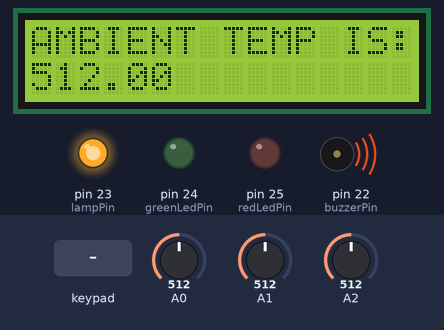
The sketch below on a simulated Arduino Mega 2560, built with avr-gcc and run on an emulated ATmega2560. Shown: 16×2 character LCD, output pins drawn as LEDs (lit = HIGH), buzzer (waves = sounding, pin HIGH). Inputs (shaded band) come from the test bench; at power-on: A0 = 512, A1 = 512, A2 = 512.

Above: at 1.2 s.
1.3 s: A0 set to 20
At 2.6 s:
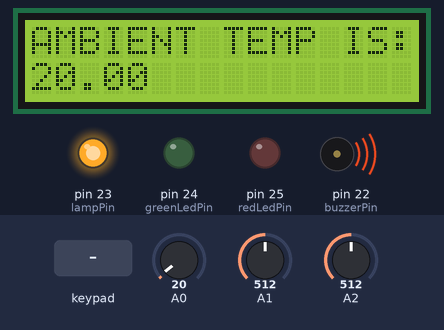
4.3 s: key '*' pressed
At 5.6 s:
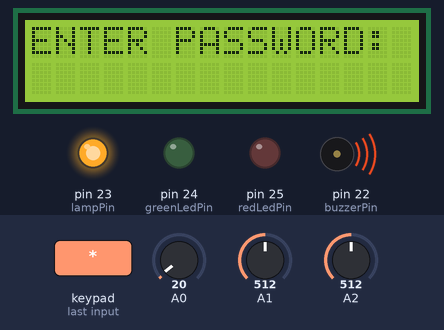
5.9 s: keypad keys 2 9 3 0 3 1 3 2 # pressed 0.449 s apart
At 6.13 s:
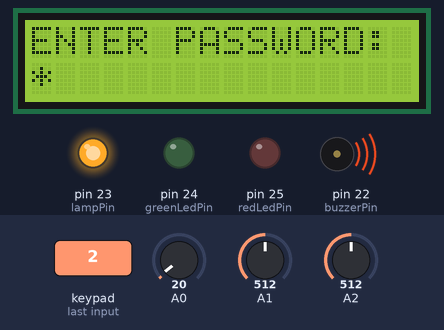
11.4 s: A0 set to 0
At 11.79 s:
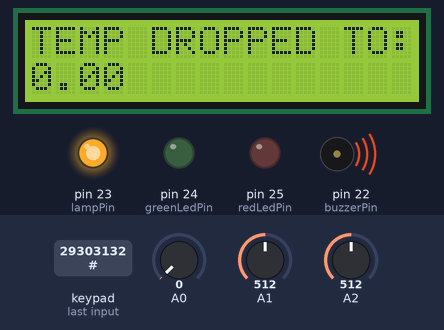
13.4 s: A1 set to 3
14.9 s: A1 set to 0
At 15.5 s:
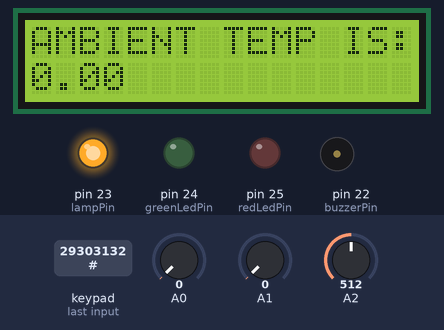
Timing chart, 0 to 17.5 s (numbered marks = the images above; inputs shaded):
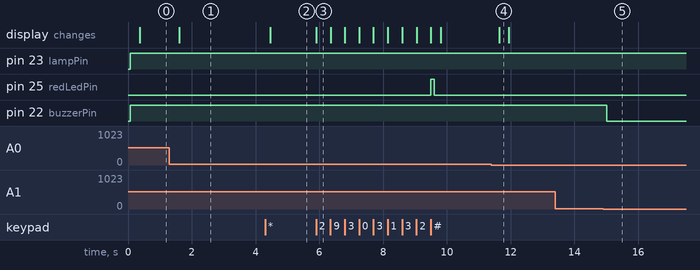

The sketch:

200202004_200202110.ino
```cpp
// Elif Naz Gürerman - Yiğit Erdinç
//         200202004 - 200202110

#include "LiquidCrystal.h"
#include <Keypad.h>

LiquidCrystal lcd(13, 12, 11, 10, 9, 8, 7);

float temperature = 0.0;
float flame = 0.0;
float motion = 0.0;

bool didDisplayTemperatureChangeInfo = false;

int buzzerPin = 22;
int lampPin = 23;
int greenLedPin = 24;
int redLedPin = 25;

const byte rowCount = 4;
const byte columnCount = 3;

byte rowPins[rowCount] = {29, 30, 31, 32};
byte columnPins[columnCount] = {28, 27, 26};

char keysOnKeypad[rowCount][columnCount] = {
    {'1','2','3'},
    {'4','5','6'},
    {'7','8','9'},
    {'*','0','#'}
};

char password[]= {'0','0','0','0'};


char pressedKey;

short i = 0;
short j = 0;

short timesValid = 0;

Keypad keypad = Keypad( makeKeymap(keysOnKeypad), rowPins, columnPins, rowCount, columnCount);

void setup() {
   lcd.begin(16, 2);
   setOutputPins();
}

void setOutputPins() {
   pinMode(22, OUTPUT);
   pinMode(23, OUTPUT);
   pinMode(24, OUTPUT);
   pinMode(25, OUTPUT);
}

void loop() {
  checkTemp();
  checkFlame();
  checkMotion();
  delay(100);
  checkKeypad();
  delay(200);
}

void checkTemp() {
  int analog_value = analogRead(A0);
  temperature = (analog_value);
  displayTemp();
}

void checkFlame() {
  int analog_value = analogRead(A1);
  flame = (analog_value);
  if (flame > 1) {
    digitalWrite(buzzerPin, HIGH);
  } else {
    digitalWrite(buzzerPin, LOW);
  }
}

void checkMotion() {
  int analog_value = analogRead(A2);
  motion = (analog_value);
  if (motion > 1) {
    digitalWrite(lampPin, HIGH);
  } else {
    digitalWrite(lampPin, LOW);
  }
}

void displayTemp() {
  lcd.clear();
  if (temperature < 20.0) {
    if (didDisplayTemperatureChangeInfo == true) {
      lcd.setCursor(0, 0);
      lcd.print("AMBIENT TEMP IS: ");
      lcd.setCursor(0, 1);
      lcd.print(temperature);
    } else {
      lcd.setCursor(0, 0);
      lcd.print("TEMP DROPPED TO: ");
      lcd.setCursor(0, 1);
      lcd.print(temperature);
      didDisplayTemperatureChangeInfo = true;
    }
  } else if (temperature > 30.0) {
    if (didDisplayTemperatureChangeInfo == true) {
      lcd.setCursor(0, 0);
      lcd.print("AMBIENT TEMP IS: ");
      lcd.setCursor(0, 1);
      lcd.print(temperature);
    } else {
      lcd.setCursor(0, 0);
      lcd.print("TEMP RAISED TO: ");
      lcd.setCursor(0, 1);
      lcd.print(temperature);
      didDisplayTemperatureChangeInfo = true;
    }
  } else {
    lcd.setCursor(0, 0);
    lcd.print("AMBIENT TEMP IS: ");
    lcd.setCursor(0, 1);
    lcd.print(temperature);
    didDisplayTemperatureChangeInfo = false;
  }
}

void checkKeypad() {
  pressedKey = NO_KEY;
  pressedKey = keypad.getKey();
  if(pressedKey == '*'){
    checkPassword();
  } else if(pressedKey == '#'){
    changePassword();
  }
}

void checkPassword() {
  i = 0, j = 0, timesValid = 0;
  lcd.clear();
  lcd.setCursor(0, 0);
  lcd.print("ENTER PASSWORD: ");
  while(pressedKey != '#'){
    pressedKey = keypad.getKey();
    if(pressedKey != NO_KEY && pressedKey != '#'){
      lcd.setCursor(j, 1);
      lcd.print("*");
      j++;
      if(pressedKey == password[i] && i < sizeof(password)){
        timesValid++;
        i++;
      } else {
        timesValid--;
      }
    }
  }
  pressedKey = NO_KEY;
  if(timesValid==sizeof(password)) {
    lcd.clear();
    lcd.setCursor(0, 0);
    lcd.print("PASS IS CORRECT");
    digitalWrite(greenLedPin, HIGH);
    delay(100);
    digitalWrite(greenLedPin, LOW);
  } else {
    lcd.clear();
    lcd.setCursor(0, 0);
    lcd.print("PASS IS WRONG");
    digitalWrite(redLedPin, HIGH);
    delay(100);
    digitalWrite(redLedPin, LOW);
  }
}

void changePassword() {
  i = 0, j = 0, timesValid = 0;
  lcd.clear();
  lcd.setCursor(0, 0);
  lcd.print("ENTER PASSWORD: ");
  while(pressedKey != '*'){
    pressedKey = keypad.getKey();
    if(pressedKey != NO_KEY && pressedKey != '*'){
      lcd.setCursor(j, 1);
      lcd.print("*");
      j++;
      if(pressedKey == password[i] && i < sizeof(password)){
        timesValid++;
        i++;
      } else {
        timesValid--;
      }
    }
  }
  pressedKey = NO_KEY;
  if(timesValid == sizeof(password)) {
  lcd.clear();
  lcd.setCursor(0, 0);
  lcd.print("PASS IS CORRECT");
  digitalWrite(greenLedPin, HIGH);
  delay(100);
  digitalWrite(greenLedPin, LOW);
  i=0;
  j=0;
  lcd.clear();
  lcd.setCursor(0, 0);
  lcd.print("ENTER NEW PASS: ");
  while(pressedKey != '*'){
    pressedKey = keypad.getKey();
    if(pressedKey != NO_KEY && pressedKey != '*' ){
      password[i] = pressedKey;
      lcd.setCursor(j, 1);
      lcd.print("*");
      i++;
      j++;
    }
  }
  lcd.clear();
  lcd.setCursor(0, 0);
  lcd.print("NEW PASS IS SET");
  digitalWrite(greenLedPin, HIGH);
  delay(100);
  digitalWrite(greenLedPin, LOW);
  pressedKey = NO_KEY;
  } else {
    lcd.clear();
    lcd.setCursor(0, 0);
    lcd.print("PASS IS WRONG");
    digitalWrite(redLedPin, HIGH);
    delay(100);
    digitalWrite(redLedPin, LOW);
  }
}
```

Measured:
- the behaviour switches between 2 and 1 on A1 (found by bisection; images 4 and 5)
- after the input at 1.3 s, the display: changes after 0.30 s (image 1)
- after the input at 4.3 s, the display: changes after 0.17 s (image 2)
- after the input at 5.9 s, pin 25 (redLedPin): LOW → HIGH after 3.6 s, → LOW 0.10 s later; the display: changes at once (image 3)
- after the input at 11.4 s, the display: changes after 0.24 s (image 4)
- after the input at 13.4 s, every drawn part: stays the same
- after the input at 14.9 s, pin 22 (buzzerPin): HIGH → LOW after 0.11 s
